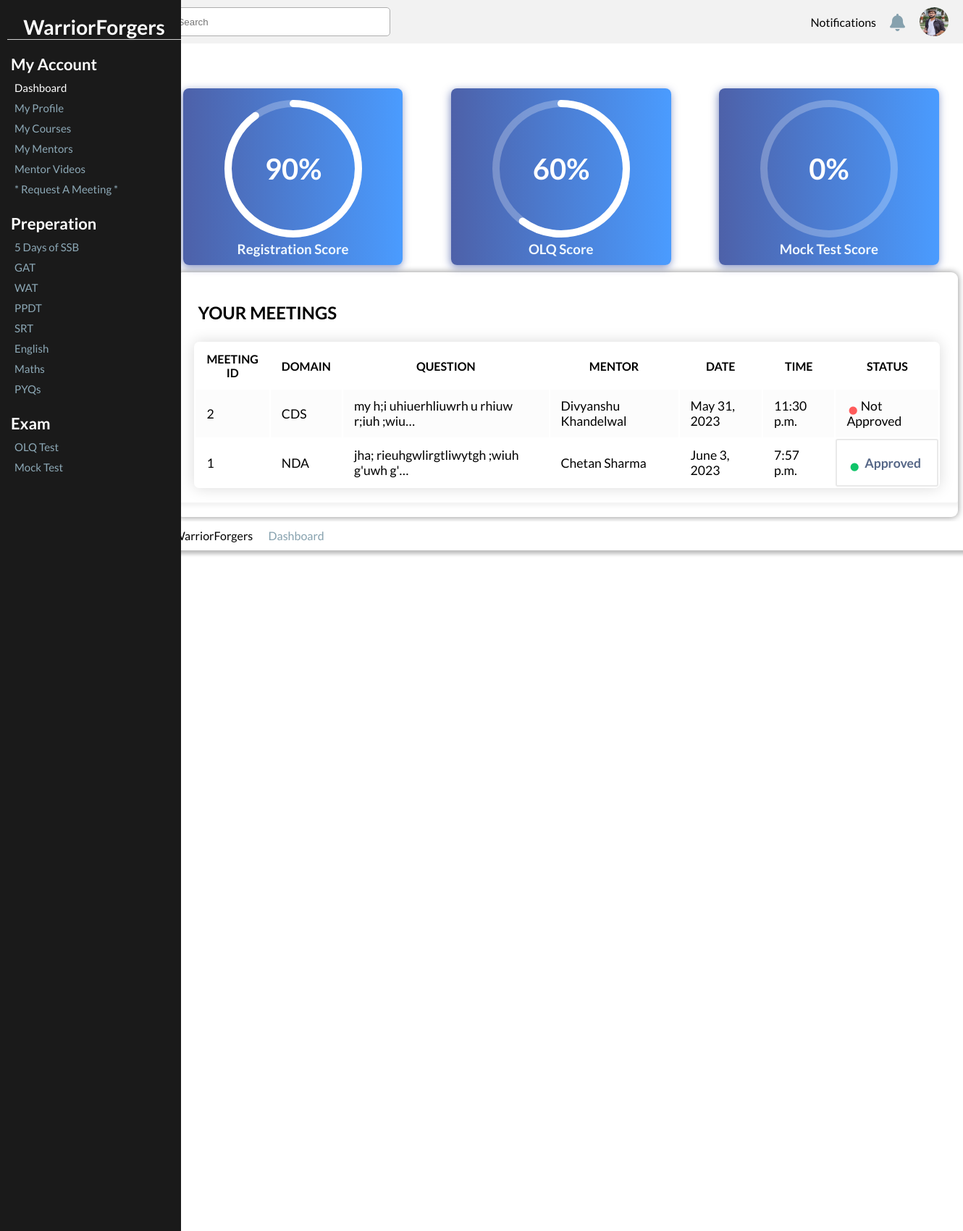
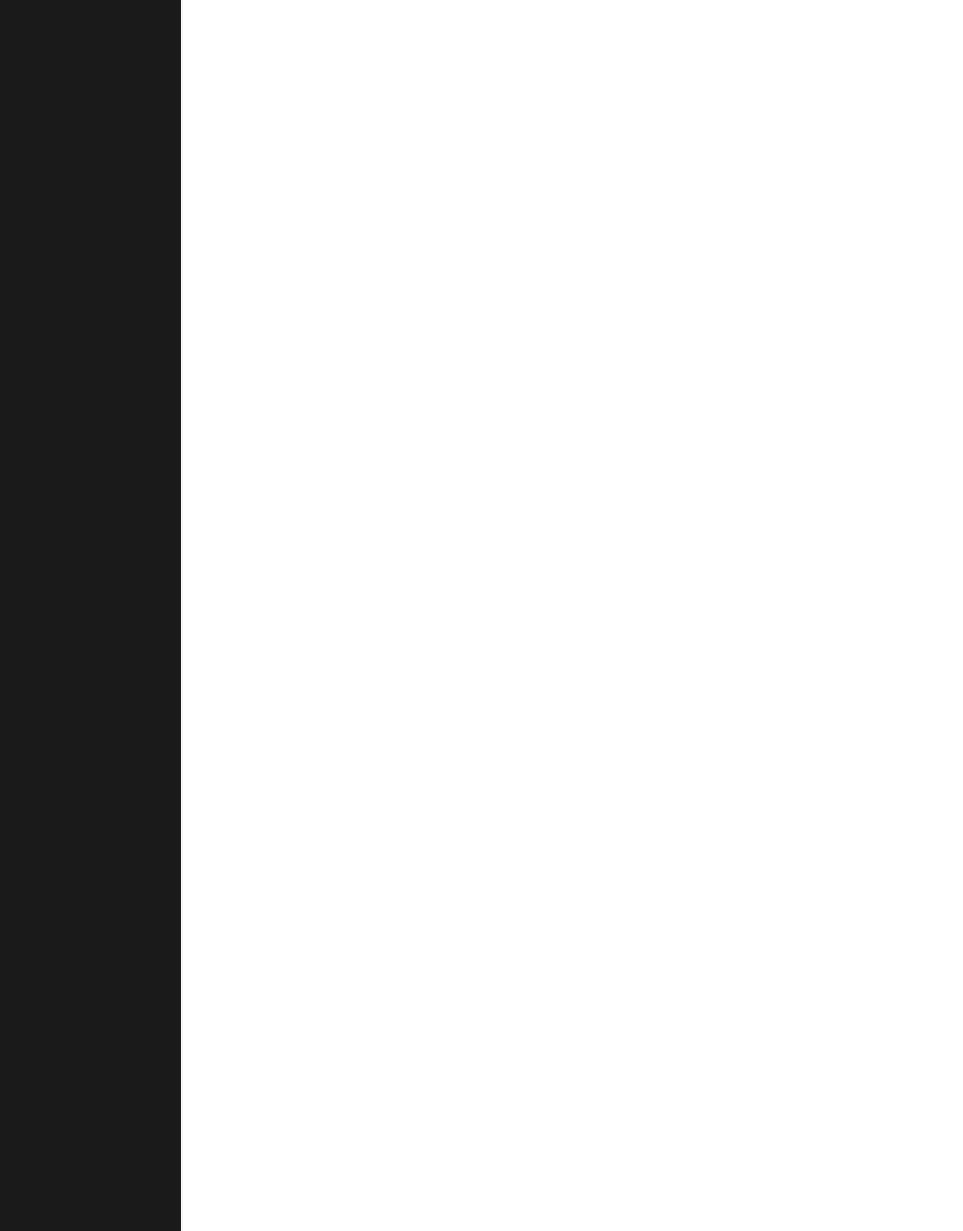
/dashboard/ (signed in, upper part), run on the app's committed database (2 pictures, top to bottom).
### accounts/models.py (models this page shows, shortened)
class Student(User):
    gender_choices = (
        ("Male", "Male"),
        ("Female", "Female"),
        ("Other", "Other"),
    )
    field_type_choices = (
        ("Commisioned Officer", "Commisioned Officer"),
        ("Non-Commisioned Officer", "Non-Commisioned Officer")
    )
    field_of_interest_choices = (
        ("NDA", "NDA"),
        ("CDS", "CDS"),
        ("Territorial Army", "Territorial Army"),
    )
    mobile_number = models.CharField(max_length=10, blank=True)
    registration_score = models.FloatField(default=0)
    olq_score = models.FloatField(default=0)
    mock_test_score = models.FloatField(default=0)
    age = models.IntegerField(default=0)
    gender = models.CharField(max_length=10, blank=True, choices=gender_choices)
    highschool_score = models.IntegerField(default=0)
    intermediate_score = models.IntegerField(default=0)
    profile_pic = models.ImageField(upload_to='media/student_pics', blank=True)
    field_type = models.CharField(max_length=100, choices=field_type_choices, blank=True)
    field_of_interest = models.CharField(max_length=100, choices=field_of_interest_choices, blank=True)
    mentors = models.ManyToManyField('Mentor', blank=True)
    courses = models.ManyToManyField('Course', blank=True)
    is_registered = models.BooleanField(default=False)
    class Meta:
        verbose_name_plural = "Students"

### dashboard/models.py (models this page shows, shortened)
class Meeting(models.Model):
    domain = models.CharField(max_length=100)
    student = models.ForeignKey(Student, on_delete=models.CASCADE)
    mentor = models.ForeignKey(Mentor, on_delete=models.CASCADE)
    question = models.TextField()
    date = models.DateField()
    time = models.TimeField()
    approved = models.BooleanField(default=False)

### dashboard/views.py (the view)
# urls.py: path('', views.home, name='dashboard'),
@login_required(login_url='/accounts/login')
def home(request):
    user = request.user
    student = get_object_or_404(Student, user_ptr=user)
    parameters = {
        'student': student
    }
    if student.is_registered == False:
        parameters = {
        'student': student
    }
        return render(request, 'dashboard/student/skill_test_blurred.html', parameters)
    else:
        courses = student.courses.all()
        left_mentors = Mentor.objects.exclude(id__in=student.mentors.all().values_list('id'))
        meeetings = Meeting.objects.filter(student=student)[::-1]
        parameters = {
        'student': student,
        'courses': courses,
        'left_mentors': left_mentors,
        'meetings': meeetings
    }
        return render(request, 'dashboard/student/home.html', parameters)

### accounts/models.py (called while the page is built)
    def __str__(self):
        return self.first_name + ' ' + self.last_name

### templates/dashboard/student/home.html (shortened to what this page needs)
{% extends 'dashboard/student/base.html' %}
{% load static %}
{% block page %}
Dashboard
{% endblock %}
{% block mylink %}
<link rel="stylesheet" href="{% static 'css/dashboard/dashboard.css' %}">
<link rel="stylesheet" href="{% static 'css/dashboard/dashboard_mobile.css' %}">
<link rel="stylesheet" href="{% static 'css/dashboard/score_display.css' %}">
<link rel="stylesheet" href="{% static 'css/dashboard/crud_table.css' %}">
{% endblock %}
{% block main %}
<section>
    <div class="main-container">
        <div class="card-container">
            <div class="card">
                <svg viewBox="0 0 100 100" xmlns="http://www.w3.org/2000/svg" preserveAspectRatio="none"
                    data-value="{{ student.registration_score }}">
                    <circle r="45" cx="50" cy="50" />
                    <path class="meter" d="M5,50a45,45 0 1,0 90,0a45,45 0 1,0 -90,0" stroke-linecap="round"
                        stroke-linejoin="round" stroke-dashoffset="282.78302001953125"
                        stroke-dasharray="282.78302001953125" />
                    <text x="50" y="50" text-anchor="middle" dominant-baseline="central" font-size="20"></text>
                </svg>
                <h3 style="color:aliceblue; text-align: center;">
                    Registration Score
                </h3>
            </div>
            <div class="card">
                <svg viewBox="0 0 100 100" xmlns="http://www.w3.org/2000/svg" preserveAspectRatio="none"
                    data-value="{{ student.olq_score }}">
                    <circle r="45" cx="50" cy="50" />
                    <path class="meter" d="M5,50a45,45 0 1,0 90,0a45,45 0 1,0 -90,0" stroke-linecap="round"
                        stroke-linejoin="round" stroke-dashoffset="282.78302001953125"
                        stroke-dasharray="282.78302001953125" />
                    <text x="50" y="50" text-anchor="middle" dominant-baseline="central" font-size="20"></text>
                </svg>
                <h3 style="color:aliceblue; text-align: center;">
                    OLQ Score
                </h3>
            </div>
            <div class="card">
                <svg viewBox="0 0 100 100" xmlns="http://www.w3.org/2000/svg" preserveAspectRatio="none"
                    data-value="{{ student.mock_test_score }}">
                    <circle r="45" cx="50" cy="50" />
                    <path class="meter" d="M5,50a45,45 0 1,0 90,0a45,45 0 1,0 -90,0" stroke-linecap="round"
                        stroke-linejoin="round" stroke-dashoffset="282.78302001953125"
                        stroke-dasharray="282.78302001953125" />
                    <text x="50" y="50" text-anchor="middle" dominant-baseline="central" font-size="20"></text>
                </svg>
                <h3 style="color:aliceblue; text-align: center;">
                    Mock Test Score
                </h3>
            </div>
        </div>
    </div>
</section>
<section>
    <div class="main-container-2">
        <div class="container">
            <div class="table-responsive">
                <div class="table-wrapper">
                    <div class="table-title">
                        <div class="row">
                            <div class="col-xs-5">
                                <h2><b>YOUR MEETINGS</b></h2>
                            </div>
                        </div>
                    </div>
                    <table class="table table-striped table-hover">
                        <thead>
                            <tr>
                                <th>MEETING ID</th>
                                <th>DOMAIN</th>
                                <th>QUESTION</th>
                                <th>MENTOR</th>
                                <th>DATE</th>
                                <th>TIME</th>
                                <th>STATUS</th>
                            </tr>
                        </thead>
                        <tbody>
                            {% for meeting in meetings %}
                            <tr>
                                <td>{{ meeting.id }}</td>
                                <td>{{ meeting.domain }}</td>
                                <td>{{ meeting.question|truncatechars:40 }}</td>
                                <td>{{ meeting.mentor }}</td>
                                <td>{{ meeting.date }}</td>
                                <td>{{ meeting.time }}</td>
                                {% if meeting.approved %}
                                <td class="start_now" style="width: 14%;"><span
                                        class="status text-success">&bull;</span>
                                    <a href="#" style="text-decoration: none;">
                                        Approved
                                    </a>
                                </td>
                                {% else %}
                                <td style="width: 14%;"><span class="status text-danger">&bull;</span>Not Approved</td>
                                {% endif %}
                            </tr>
                            {% endfor %}
                        </tbody>
                    </table>
                </div>
            </div>
        </div>
    </div>
</section>
{% endblock %}

### templates/dashboard/student/base.html (shortened to what this page needs)
{% load static %}
<!DOCTYPE html>
<html lang="en">
<head>
    <link rel="stylesheet" href="{% static 'css/dashboard/dashboard.css' %}">
    <link rel="stylesheet" href="{% static 'css/dashboard/dashboard_mobile.css' %}">
    {% block mylink %}
    {% endblock %}
</head>
<body>
    <header>
        <div class="navbar">
            <input type="text" class="search-bar" placeholder="Search" id="search-bar">
            {% if student.profile_pic %}
            <img src="{{ student.profile_pic.url }}" class="profile-icon" alt="{% static 'img/dashboard/images.png' %}">
            {% else %}
            <img src="{% static 'img/dashboard/images.png' %}" class="profile-icon" alt="Profile">
            {% endif %}
            <span class="noti-txt">Notifications</span>
            <span class="notification-icon"><i class="fa-sharp fa-solid fa-bell fa-xl"></i></span>
        </div>
        <div class="locater">
            <span><a href="#" id="main">WarriorForgers</a></span>
            <span><img src="{% static 'img/dashboard/arrow.png' %}" id="arrow"></span>
            <span id="navigator">
                {% block page %}
                {% endblock %}
            </span>
        </div>
    </header>
    <aside id="aside">
        <div class="nav">
            <ul class="nav-side">
                <li class="name">WarriorForgers</li>
                <li class="nav-heading">My Account</li>
                <ul class="sub-fields">
                    <li><a href="{% url 'dashboard' %}" id="active">Dashboard</a></li>
                    <li><a href="{% url 'my_profile' %}">My Profile</a></li>
                    <li><a href="{% url 'my_courses' %}">My Courses</a></li>
                    <li><a href="{% url 'my_mentors' %}">My Mentors</a></li>
                    <li><a href="{% url 'mentor_videos' %}">Mentor Videos</a></li>
                    <li><a href="{% url 'request_meeting' %}">* Request A Meeting *</a></li>
                </ul>
                <li class="nav-heading">Preperation</li>
                <ul class="sub-fields">
                    <li><a href="{% url 'ssb_info' %}">5 Days of SSB</a></li>
                    <li><a href="">GAT</a></li>
                    <li><a href="">WAT</a></li>
                    <li><a href="">PPDT</a></li>
                    <li><a href="">SRT</a></li>
                    <li><a href="">English</a></li>
                    <li><a href="">Maths</a></li>
                    <li><a href="">PYQs</a></li>
                </ul>
                <li class="nav-heading">Exam</li>
                <ul class="sub-fields">
                    <li><a href="{% url 'olq_test' %}">OLQ Test</a></li>
                    <li><a href="{% url 'mock_test' %}">Mock Test</a></li>
                </ul>
            </ul>
        </div>
    </aside>
    <main>
        {% block main %}
        {% endblock %}
    </main>
</body>
</html>

### static/css/dashboard/dashboard.css (style rules this page uses)
* { margin: 0; padding: 0; box-sizing: border-box; }
html { font-family: "Lato", sans-serif; scroll-behavior: smooth; }
.navbar { background-color: #f2f2f2; height: 60px; display: flex; align-items: center; padding: 0 20px; width: 83.5%; float: right; overflow-x: hidden; position: fixed; right: 0; z-index: 1; }
.navbar .search-bar { width: 300px; height: 40px; border: 0.5px solid #aeaeae; border-radius: 5px; padding: 5px; }
.navbar .profile-icon, .notification-icon { position: absolute; right: 0; }
.navbar .profile-icon { right: 20px; height: 40px; width: 40px; border-radius: 50%; transition: all 0.2s; }
.navbar .notification-icon { color: #86a1ae; right: 80px; transition: all 0.3s; }
.noti-txt { position: absolute; right: 120px; }
aside { position: fixed; top: 0; left: 0; height: 100%; width: 250px; background-color: #1a1a1a; transition: all 0.5s ease; height: 100%; overflow-y: auto; z-index: 100; }
.nav-side .name { padding: 20px 0px; text-align: center; margin-left: 10px; padding-bottom: 0px; padding-top: 20px; font-size: 28px; border-bottom: #d2d2d2 solid 1px; color: #fff; font-weight: 600; }
li.nav-heading { text-align: left; margin-left: 15px; padding-bottom: 5px; padding-top: 20px; font-size: 22px; color: #fff; font-weight: 600; }
ul.nav-side { list-style: none; font-size: 15px; }
li { padding: 5px 0px; text-align: left; }
li a { text-decoration: none; color: #8da9b7; }
.sub-fields li a { color: #8da9b7; padding-left: 20px; }
#active { color: white; }
.locater { position: fixed; left: 16.5%; top: 10%; text-decoration: none; z-index: 1; background-color: #fff; top: 8%; padding: 10px 20px; height: 40px; width: 84%; box-shadow: 0px 5px 5px rgba(0, 0, 0, 0.259); }
#main { text-decoration: none; color: #000000; }
#arrow { height: 15px; width: 15px; position: relative; top: 2px; }
#navigator { position: relative; left: 0px; color: #86a1ae; }
.main-container { position: relative; width: 83.5%; float: right; top: 100px; right: 0; z-index: -1; }
img { width: 200px; height: 260px; border-top-left-radius: 5px; border-top-right-radius: 5px; }
.start_now { width: 100%; height: 30px; border: 2px solid #000; margin-left: 45px; background-color: #fff; border-radius: 3px; cursor: pointer; }
.main-container-2 { position: relative; top:110px; width: 81.2%; float: right; right: 0; box-shadow: 0 0 10px rgba(0, 0, 0, 0.458); z-index: -1; margin-left: 2%; border-radius: 9px; margin-right: 0.5%; overflow: hidden; }

### static/css/dashboard/score_display.css (style rules this page uses)
svg { display: inline-flex; vertical-align: bottom; width: 200px; height: 200px; transform-style: preserve-3d; transition: transform 0.5s; }
.card-container { display: flex; justify-content: space-between; }
.card { background: linear-gradient(90deg, #0a2588b9, #0073ffb5); border-radius: 8px; box-shadow: -1px 3px 12px #0a258882; flex-basis: calc(33.33% - 20px); margin-top: 2%; padding-bottom: 1%; padding-top: 1%; text-align: center; margin-left: 3%; margin-right: 3%; position: relative; aspect-ratio: 3/1; }

### static/css/dashboard/crud_table.css (style rules this page uses)
.table-responsive { margin: 20px 0; }
table { box-shadow: 0 0 20px rgba(0, 0, 0, 0.15); border-radius: 7px; }
.table-wrapper { min-width: 1000px; background: #fff; padding: 20px 25px; border-radius: 3px; box-shadow: 4px 5px 5px rgba(0, 0, 0, .05); }
.table-title { padding-bottom: 15px; background: #ffffff; color: #000000; padding: 16px 30px; margin: -20px -25px 10px; border-radius: 3px 3px 0 0; }
.table-title h2 { margin: 5px 0 0; font-size: 24px; }
table.table tr th, table.table tr td { border-color: #e9e9e9; padding: 12px 15px; vertical-align: middle; align-content: center; }
table.table tr th:first-child { width: 60px; }
table.table tr th:last-child { width: 100px; }
table.table-striped tbody tr:nth-of-type(odd) { background-color: #fcfcfc; }
table.table td a { font-weight: bold; color: #566787; display: inline-block; text-decoration: none; }
.status { font-size: 30px; margin: 2px 2px 0 0; display: inline-block; vertical-align: middle; line-height: 10px; }
.text-success { color: #10c469; }
.text-danger { color: #ff5b5b; }
tbody tr td { font-size: 110%; }

### data on the page
Student: profile_pic (picture)
Meeting: id "2", domain "CDS", question "my h;i uhiuerhliuwrh u rhiuw r;iuh ;wiu…", mentor "Divyanshu Khandelwal", date "May 31, 2023", time "11:30 p.m.", approved "Not Approved"
Meeting: id "1", domain "NDA", question "jha; rieuhgwlirgtliwytgh ;wiuh g'uwh g'…", mentor "Chetan Sharma", date "June 3, 2023", time "7:57 p.m.", approved "Approved"
